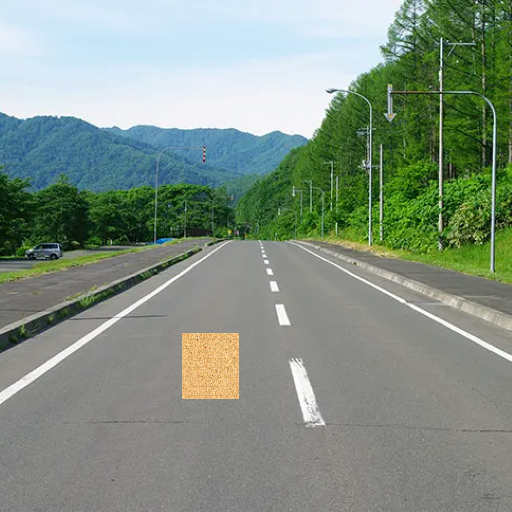
%> input picture change/test2/road_image4.bmp, 512 x 512 px
$ octave road_VAE_test.m   (GNU Octave 9; MATLAB toolbox functions it lacks are replaced by stand-ins)
%> lines starting %> are read from the running program, lines starting %| are printed output that depends on the picture
### change/test2/Neuralnetwork2_forward_VAE.m
% OX (Circle or Cross) Judgement Program (Variational Auto Encoder)
% LSI Design Contest in Okinawa 2024
%
% Neuralnetwork_forward_VAE function
%  Forward process
%
% Input:
%           X : Input data
%           w12_mean : Weight (Input Layer to Hidden Layer (Mean): Encoder)
%           w12_var : Weight (Input Layer to Hidden Layer (Variance): Encoder)
%           w23 : Weight (Hidden Layer to Output Layer: Decoder)
%           b2_mean : Bias (Hidden Layer, Mean)
%           b2_var : Bias (Hidden Layer, Variance)
%           b3 : Bias (Output Layer)
%
% Output:
%           z2_mean : Hidden Layer
%           z2_var : Hidden Layer
%           a2_mean : Hidden Layer (潜在変数: latent variable)
%           a2_var : Hidden Layer (潜在変数: latent variable)
%           z : 潜在変数: latent variable
%           z3 : Output Layer
%           a3 ; Output Layer
%
% Requrired : OX_judge_VAE.m, Neuralnetwork_VAE.m,
% Neuralnetwork_forward_VAE.m, Neuralnetwork_generate_VAE.m
%
% see also OX_judge_VAE, Neuralnetwork_VAE, Neuralnetwork_forward_VAE, Neralnetwork_generate_VAE.
%
function [z2_mean,z2_var, a2_mean, a2_var,z,z3,a3] = Neuralnetwork2_forward_VAE(X,w12_mean,w12_var,w23,b2_mean,b2_var,b3)

eps = readmatrix("eps.csv");

z2_mean = w12_mean * X + b2_mean;                      % 中間層（隠れ層）の重み付き入力        input weight for hidden layer
z2_var = w12_var * X + b2_var;                      % 中間層（隠れ層）の重み付き入力

z2_mean = z2_mean/16;
z2_var = z2_var/16;
% [7 lines of commented-out code are left out]

a2_mean = z2_mean;
% Softplus 関数（ソフトプラス関数）
% Sofplus関数の微分は，Sigmoid関数
a2_var = log(1+exp(z2_var));

%eps = randn(size(z2_mean));
z = a2_mean + sqrt(a2_var).*eps;

z3 = w23 * z + b3;                     % 復元層（出力層）の重み付き入力        input weight for hidden layer
z3 = z3/16.0;
a3= 1.0001 ./(1+exp(-z3));                    % 復元層の出力                output for hidden layer

writematrix(z2_mean, "z2_mean.csv");
writematrix(z2_var, "z2_var.csv");
writematrix(z3, "z3.csv");
writematrix(eps, "eps.csv");
end

### change/test2/road_VAE_test.m
%% 今まで作成したプログラムを結合させたものを作成

%% 初期データリセット
clear; close all;

%% 道路画像を入力し，道路情報のみを保存する部分
% 道路画像(GRBカラー)
img_in = double(imread("road_image4.bmp"));


% カラー画像を白黒に変換
img_gray = 0.299*img_in(:,:,1) + 0.587*img_in(:,:,2) + 0.114*img_in(:,:,3);
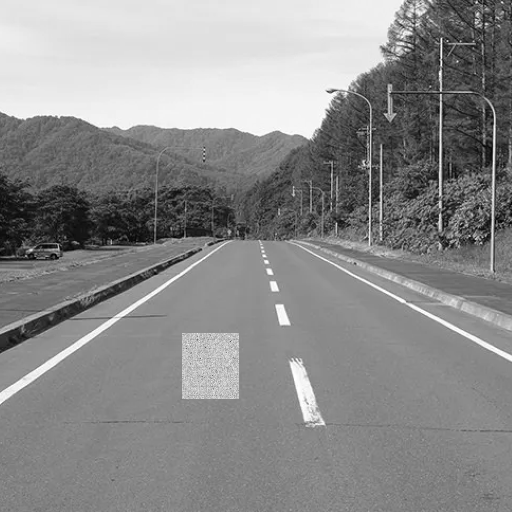
%> img_gray: size 512x512 double; min 0.701, max 255, mean 139.6

imwrite(uint8(img_gray), "road_image4_gray.bmp");

figure()
% 元画像の表示
subplot(1,3,1);
imshow(uint8(img_in));
title("original image");
% 白黒画像の表示
subplot(1,3,2);
imshow(uint8(img_gray));
title("gray image");


%% 画像をブロック化
% 画像全てと道路のみの画像をブロック化する
% ブロックに変えるサイズ設定(変更可能にする予定)
size_b = 16;

size_x = size(img_gray,2)/size_b;
%> size_x = 32
size_y = size(img_gray,1)/size_b;
%> size_y = 32

% 初期値設定
count = 1;
block_all = zeros(size_b, size_b, size_x*size_y);

% グレー画像をブロック化
for i = 1:size_y
    for j = 1:size_x
        block_all(:,:,count) = img_gray((i-1)*size_b+1:i*size_b, (j-1)*size_b+1:j*size_b);
        count = count + 1;
        flag = 0;
    end
end
%> after the loop, count = 1025

%% VAEの部分
% VAEの学習は別のファイルで行っている
% この部分は学習済みVAEを利用している

rng(2025);          % Set random seed.

block_all_size = size(block_all,3);
%> block_all_size = 1024

% すべての画像をNew64_2に格納
New64_2(:,:,:) = block_all/255.0;

%% テストデータの入力
for i = 1:1024
    TestData(:,i) = reshape(New64_2(:,:,i)', size_b*size_b,1);
    TLabelData(:,i) = TestData(:,i);
end
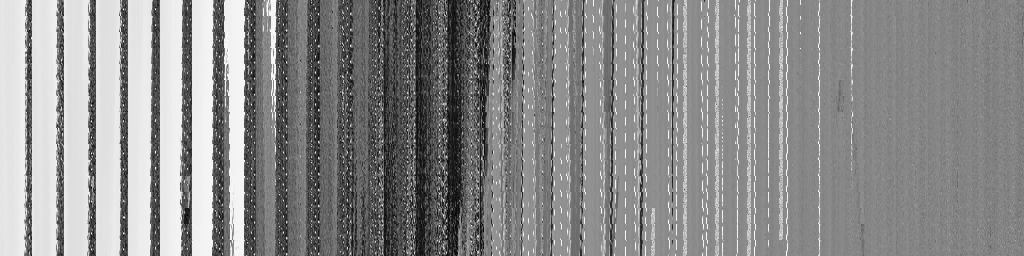
%> TLabelData: size 256x1024 double; min 0.00275, max 1, mean 0.547
%> the run ends on the next line

% VAEの情報ロード
load("vae_model.mat");


X = TestData;
[z2_mean,z2_var, a2_mean, a2_var,z,z3,a3] = Neuralnetwork2_forward_VAE(X,w12_mean,w12_var,w23,b2_mean,b2_var,b3);
